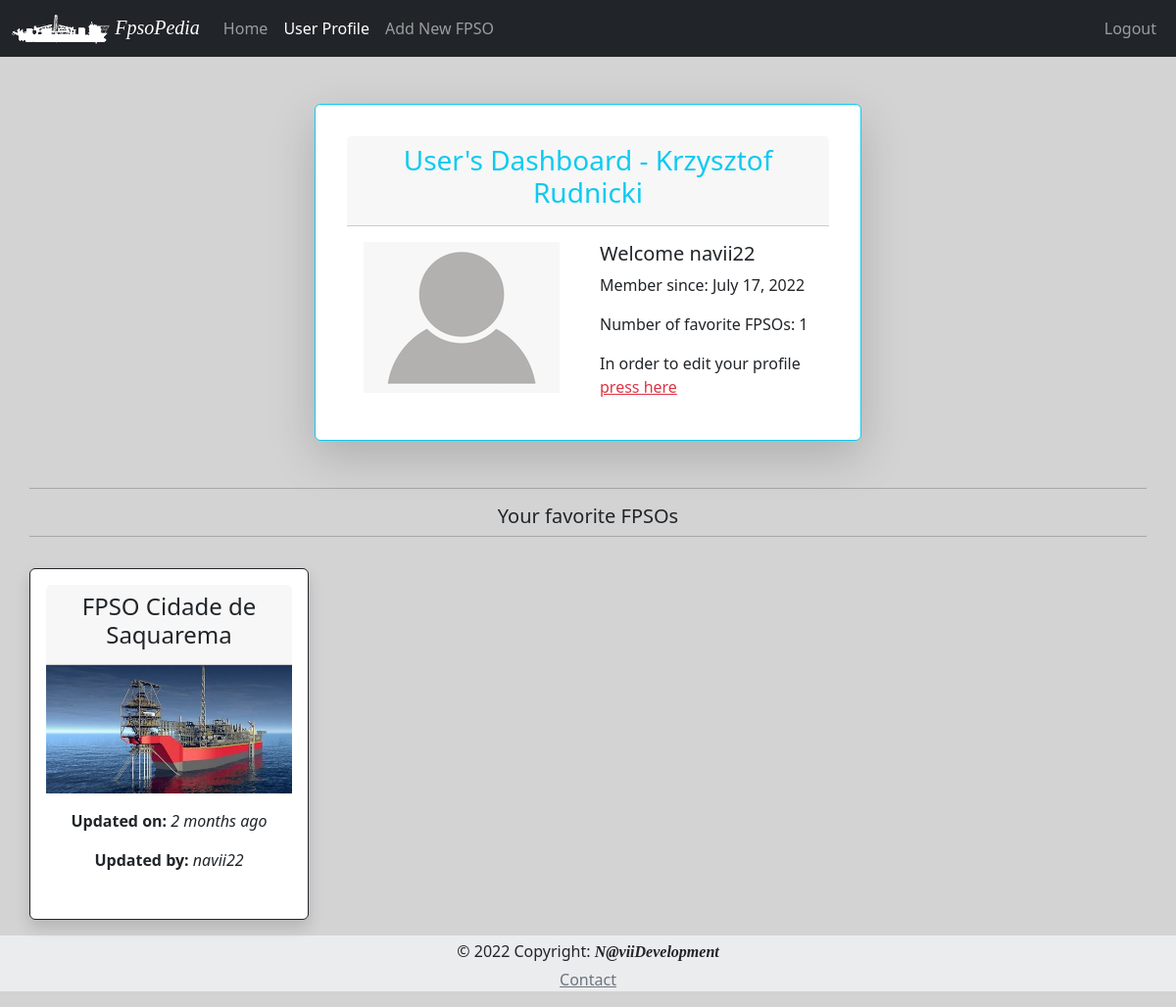
/user_dashboard/navii22 (signed in), run on an earlier commit of the app's database.
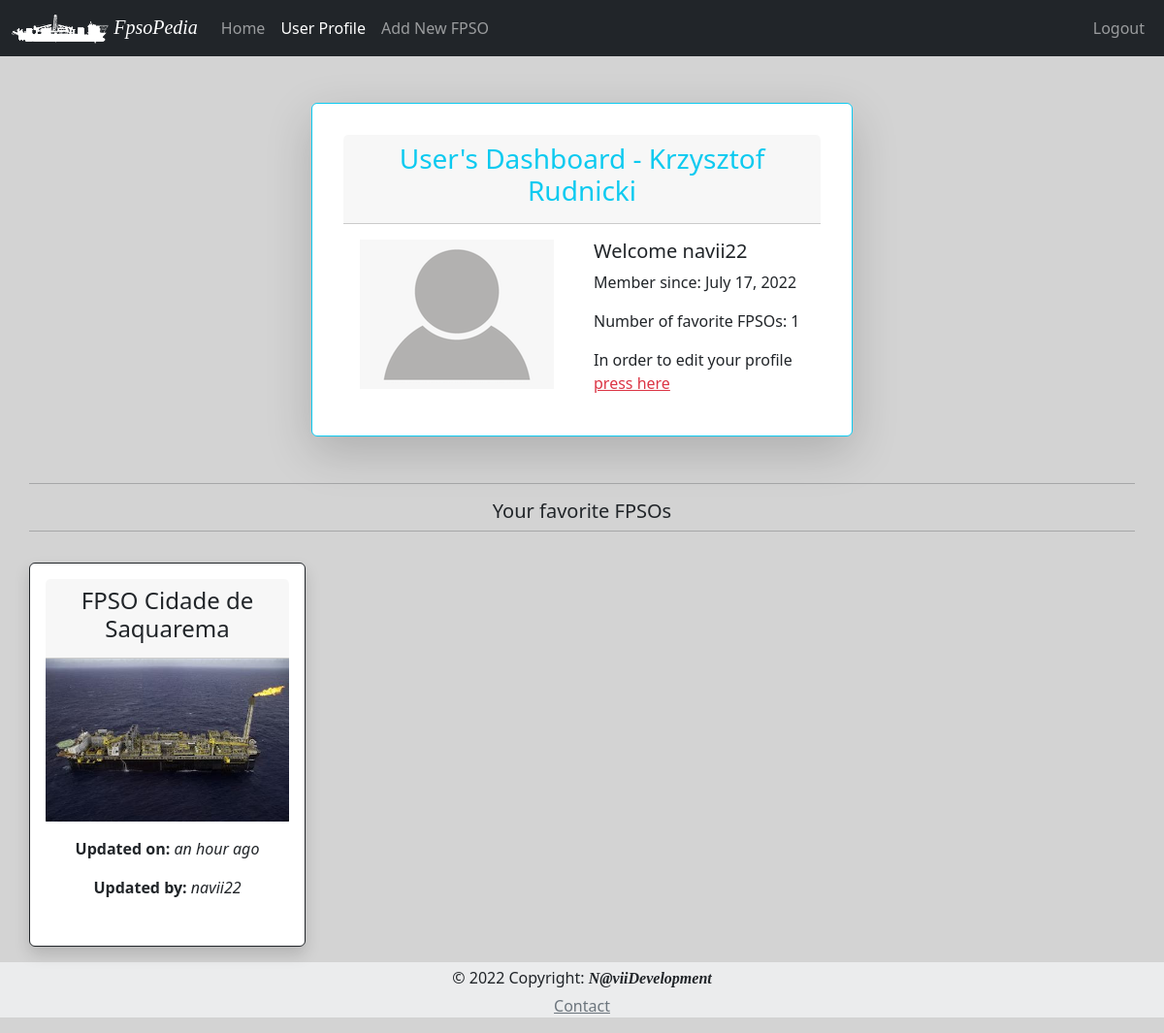
And on a later commit of the database.
### App/models.py (models this page shows, shortened)
class User (db.Model, UserMixin):
    id = db.Column(db.Integer, primary_key=True)
    user_name = db.Column(db.String, index=True)
    user_surname = db.Column(db.String, index=True)
    username = db.Column(db.String, index=True, unique=True)
    user_email = db.Column(db.String, index=True, unique=True)
    user_blog = db.Column(db.String, index=True)
    user_password_hash = db.Column(db.String(128))
    user_since = db.Column(db.DateTime, default=datetime.utcnow)
    user_last_seen= db.Column(db.DateTime, default=datetime.utcnow)
    favorite = db.relationship('Fpso', secondary=favorite, backref='followers', lazy='dynamic')
    def favorite_fpso(self):
        favorite_fpsos = Fpso.query.join(favorite, (favorite.c.fpso_id==Fpso.id)).filter(favorite.c.user_id==self.id).order_by(Fpso.fpso_name)
        return favorite_fpsos

class Fpso(db.Model):
    id = db.Column(db.Integer, primary_key=True)
    fpso_owner = db.Column(db.String, index=True, default="None")
    timestamp = db.Column(db.DateTime, default=datetime.utcnow)
    fpso_name = db.Column(db.String, unique=True, index=True)
    fpso_basin = db.Column(db.String, default="None", nullable = True)
    fpso_img_name = db.Column(db.String, default="default_fpso_card")
    fpso_remarks = db.Column(db.String, default="None")
    fpso_psn_lat_deg = db.Column(db.String, nullable = True)
    fpso_psn_lat_min = db.Column(db.String, nullable = True)
    fpso_psn_lat_sec = db.Column(db.String, nullable = True)
    fpso_psn_lat_NS = db.Column(db.String, default="S", nullable = True)
    fpso_psn_long_deg = db.Column(db.String, nullable = True)
    fpso_psn_long_min = db.Column(db.String, nullable = True)
    fpso_psn_long_sec = db.Column(db.String, nullable = True)
    fpso_psn_long_WE = db.Column(db.String, default="W", nullable = True)
    fpso_hdg = db.Column(db.String, nullable = True)
    fpso_disch_rate = db.Column(db.String, nullable = True)
    fpso_vhf = db.Column(db.String, default="None", nullable = True)
    fpso_email_1 = db.Column(db.String, default="fpso@example.com", nullable = True)
    fpso_email_2 = db.Column(db.String, default="fpso@example.com", nullable = True)
    fpso_email_3 = db.Column(db.String, default="fpso@example.com", nullable = True)
    fpso_email_4 = db.Column(db.String, default="fpso@example.com", nullable = True)
    fpso_email_5 = db.Column(db.String, default="fpso@example.com", nullable = True)
    cargo_name = db.Column(db.String, nullable = True)
    cargo_API = db.Column(db.String, nullable = True)
    cargo_dens = db.Column(db.String, nullable = True)
    cargo_temp = db.Column(db.String, nullable = True)
    cargo_bsw = db.Column(db.String, nullable = True)
    cargo_line_displ_fwd = db.Column(db.String, nullable = True)
    cargo_Hose_Flush_fwd = db.Column(db.String, nullable = True)
    cargo_line_displ_aft = db.Column(db.String, nullable = True)
    cargo_Hose_Flush_aft = db.Column(db.String, nullable = True)
    cargo_info = db.Column(db.String, nullable = True)
    darps_ID_fwd = db.Column(db.String, nullable = True)
    darps_1_tdma_fwd = db.Column(db.String, nullable = True)
    darps_2_tdma_fwd = db.Column(db.String, nullable = True)
    darps_info_fwd = db.Column(db.String, nullable = True)
    darps_1_ts_fwd = db.Column(db.String, nullable = True)
    darps_2_ts_fwd= db.Column(db.String, nullable = True)
    darps_ID_aft = db.Column(db.String, nullable = True)
    darps_1_tdma_aft = db.Column(db.String, nullable = True)
    darps_2_tdma_aft = db.Column(db.String, nullable = True)
    darps_info_aft = db.Column(db.String, nullable = True)
    darps_1_ts_aft = db.Column(db.String, nullable = True)
    darps_2_ts_aft= db.Column(db.String, nullable = True)
    artemis_address_code_fwd = db.Column(db.String, nullable = True)
    artemis_freq_pair_fwd = db.Column(db.String, nullable = True)
    artemis_info_fwd = db.Column(db.String, nullable = True)
    fanbeam_info_fwd = db.Column(db.String, nullable = True)
    radius_info_fwd = db.Column(db.String, nullable = True)
    artemis_address_code_aft = db.Column(db.String, nullable = True)
    artemis_freq_pair_aft = db.Column(db.String, nullable = True)
    artemis_info_aft = db.Column(db.String, nullable = True)
    fanbeam_info_aft = db.Column(db.String, nullable = True)
    radius_info_aft = db.Column(db.String, nullable = True)

### App/routes.py (the view)
@app.route('/user_dashboard/<username>')
@login_required
def dashboard(username):
    admin = os.environ.get("ADMIN")
    user = User.query.filter_by(username = username).first_or_404()
    followed_fpso = user.favorite_fpso()
    return render_template('dashboard.html', title='User Dashboard', user=user, fpsos=followed_fpso, admin=admin)

### App/models.py (called while the page is built)
@login.user_loader
def load_user(id):
    return User.query.get(int(id))

### App/templates/dashboard.html (shortened to what this page needs)
{% extends "base.html" %}
{% set active_page = 'dashboard' %}
{%  block content %}
<div class="container card border-info mb-3 col-10 col-md-6 shadow-lg p-3 mb-5 bg-body rounded">
  <div class="card-body">
      <div class="mb-3 card-header text-center text-info">
        <h3 >User's Dashboard - {{ user.user_name }} {{ user.user_surname }} </h3>
      </div>
      <div class="row">
        <div class="card-text col-12 col-lg-6 mb-3">
          <img src="{{ url_for('static', filename='img/default-profile.png') }}" alt="">
        </div>
        <div class="col-12 col-lg-6">
          <h5 class="card-title text-start">Welcome {{ user.username }}</h5>
          <p class="card-text text-start">Member since: {{ moment(user.user_since).format('LL') }}</p>
          <p class="card-text text-start">Number of favorite FPSOs: {{ user.favorite.count() }}</p>
          <p class="card-text text-start">In order to edit your profile <a href="{{ url_for('edit_user', username=user.username) }}" class="card-link link-danger">press here</a> </p>
        </div>
      </div>
  </div>
</div>
<div class="row mb-3">
  <hr>
  <h5 class="text-center">Your favorite FPSOs</h5>
  <hr>
</div>
<div class="row">
        {% if fpsos %}
            {% for fpso in fpsos %}
             {% include '_fpso.html' %}
            {% endfor %}
        {% else %}
            <p class="text-center text-muted">You do not have favorite FPSOs!!!</p>
        {% endif %}
    </div>
{% endblock %}

### App/templates/base.html (shortened to what this page needs)
<!DOCTYPE html>
<html lang="en">
<head>
    <link href="https://cdn.jsdelivr.net/npm/bootstrap@5.2.0-beta1/dist/css/bootstrap.min.css" rel="stylesheet">
    <link href="{{ url_for('static', filename='css/style.css') }}" rel="stylesheet">
</head>
<body>
    <navbar>
            {% include "_navbar.html" %}
    </navbar>
    <main>
        <div class="main container mt-5 text-center">
                {% block content %}
                {% endblock %}
        </div>
    </main>
    <footer class="text-center text-lg-start bg-light text-muted">
        {% include "_footer.html" %}
    </footer>
</body>
</html>

### App/templates/_navbar.html (shortened to what this page needs)
<nav class="navbar navbar-expand-md navbar-dark bg-dark sticky-top ">
  <div class="container-fluid">
    <a class="navbar-brand" href="/">
      <img src="{{ url_for('static', filename='img/fpso_nav-bar.png') }}" alt="" width="100" height="30">
      <em class="logo">FpsoPedia</em>
    </a>
    <div class="collapse navbar-collapse" id="navbarSupportedContent">
      <ul class="navbar-nav me-auto mb-2 mb-lg-0">
        <li class="nav-item">
          <a class="nav-link {{ 'active' if active_page=='index' else ''}}" aria-current="page" href="/">Home</a>
        </li>
        {% if current_user.is_authenticated %}
          <li class="nav-item">
            <a class="nav-link {{ 'active' if active_page=='dashboard' else ''}}" aria-current="page" href="{{ url_for('dashboard', username=current_user.username) }}">User Profile</a>
          </li>
           <li class="nav-item">
            <a class="nav-link {{ 'active' if active_page=='add_fpso' else ''}}" aria-current="page" href="{{ url_for('addfpso') }}">Add New FPSO</a>
          </li>
        {% endif %}
      </ul>
      <form class="d-flex text-secondary" role="search">
        <ul class="navbar-nav me-auto mb-2 mb-lg-0">
            {% if current_user.is_authenticated %}
              <li class="nav-item">
                <a class="nav-link " aria-current="page" href="{{ url_for('logout') }}">Logout</a>
            </li>
            {% else %}
              <li class="nav-item">
                <a class="nav-link {{ 'active' if active_page=='login' else ''}}" aria-current="page" href="{{ url_for('login') }}">Login</a>
            </li>
            {% endif %}
        </ul>
      </form>
    </div>
  </div>
</nav>

### App/templates/_fpso.html (shortened to what this page needs)
{% set logo = fpso.fpso_img_name %}
<div class="card border-dark mb-3 col-12 col-lg-3 shadow p-3 bg-body rounded">
  <div class="card-header ">
    <h4>{{ fpso.fpso_name }}</h4>
  </div>
    <div class="row">
      <img src="{{ url_for('static', filename='img/{}.jpg'.format(logo)) }}" class="rounded float-start" alt="FPSO Image">
      <div class="col">
        <div class="card-body text-dark">
        <p class="card-text"><b>Updated on:</b> <em>{{ moment(fpso.timestamp).fromNow(refresh=True) }}</em></p>
        <p class="card-text"><b>Updated by:</b>  <em>{{ fpso.fpso_owner }}</em></p>
      </div>
    </div>
  </div>
</div>

### App/templates/_footer.html
  <div class="text-center p-1 text-dark" style="background-color: rgba(0, 0, 0, 0.05);">
    © 2022 Copyright:
    <b><em class="logo">N@viiDevelopment</em></b>
  </div>
  <p class="text-center p-0 text-dark" style="background-color: rgba(0, 0, 0, 0.05);">
    <a class="link-secondary" href="mailto:rudnickikrzysztof1979@gmail.com" >Contact</a>
  </p>

### App/static/css/style.css (style rules this page uses)
body { background-color: lightgray; }
.main { min-height: 75vh; }
.logo { font-family:cursive; }

What changed in the data, as far as the page shows it:
changed Fpso "FPSO Cidade de Saquarema": fpso_img_name: picture added in place of a placeholder; timestamp "2 months ago" → "an hour ago"
